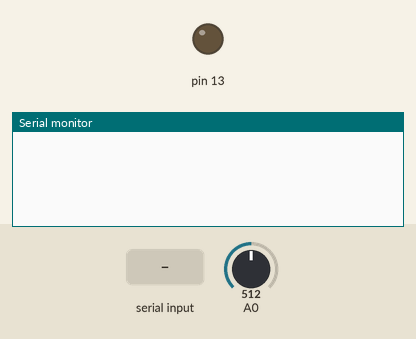
Recording of a sketch running on a simulated Arduino Uno, built with avr-gcc and run on an emulated ATmega328P. Parts: output pins drawn as LEDs (lit = HIGH), the last lines printed to the serial monitor. The test bench sets the inputs (shaded band); at power-on: A0 = 512.

Above: at 1.2 s.
1.3 s: "A0?\n" received over Serial
At 2.0 s:
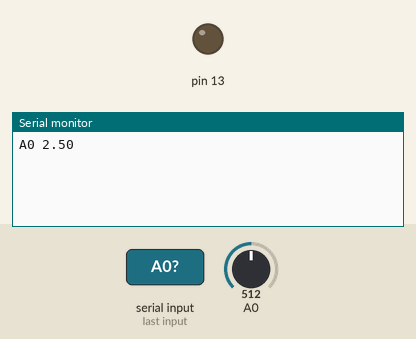
2.8 s: "T?\n" received over Serial
At 4.0 s:
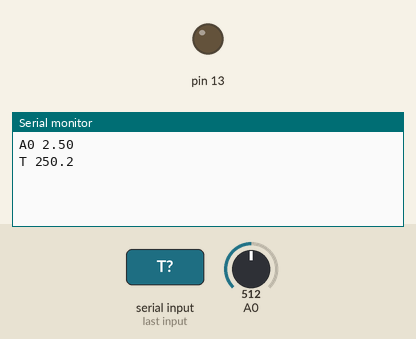
4.3 s: "1\n" received over Serial
At 5.4 s:
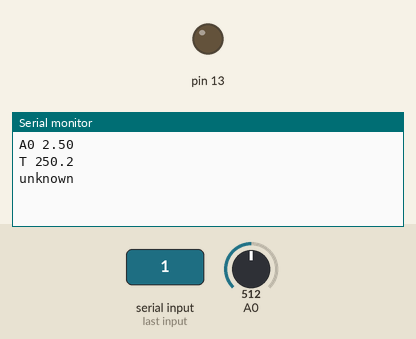

Measured:
- after the input at 1.3 s, the serial monitor: prints a new line at once (image 1)
- after the input at 2.8 s, the serial monitor: prints a new line at once (image 2)
- after the input at 4.3 s, the serial monitor: prints a new line at once (image 3)

The sketch:

query_response.ino
```cpp
// query-response, V. Ziemann, 161013

int val;
char line[30];

void setup() {
  pinMode(13,OUTPUT);
//  analogReference(INTERNAL);  // 1.1V internal ADC reference
  Serial.begin (9600);
  while (!Serial) {;}
}

void loop() {
  if (Serial.available()) {
    Serial.readStringUntil('\n').toCharArray(line,30);
    if (strstr(line,"A0?")) {
      val=analogRead(0);
      Serial.print("A0 ");
      Serial.println(5.0*val/1023);
    } else if (strstr(line,"A1?")) {
      val=analogRead(1);
      Serial.print("A1 ");
      Serial.println(5.0*val/1023);
    } else if (strstr(line,"T?")) {
      val=analogRead(0);
      Serial.print("T ");
      Serial.println(100*5.0*val/1023,1);
    } else {
      Serial.println("unknown");
    }
  }
}
```
